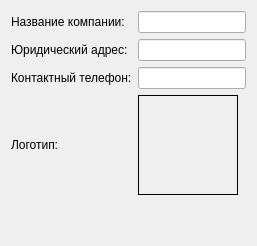
          <widget class="QWidget" name="tab_13">
           <attribute name="title">
            <string>Настройки</string>
           </attribute>
           <layout class="QGridLayout" name="gridLayout_36">
            <item row="1" column="1">
             <widget class="QLineEdit" name="lineEdit_16"/>
            </item>
            <item row="0" column="0">
             <widget class="QLabel" name="label_28">
              <property name="text">
               <string>Название компании:</string>
              </property>
             </widget>
            </item>
            <item row="0" column="1">
             <widget class="QLineEdit" name="lineEdit_15"/>
            </item>
            <item row="3" column="0">
             <widget class="QLabel" name="label_31">
              <property name="text">
               <string>Логотип:</string>
              </property>
             </widget>
            </item>
            <item row="2" column="1">
             <widget class="QLineEdit" name="lineEdit_17"/>
            </item>
            <item row="2" column="0">
             <widget class="QLabel" name="label_30">
              <property name="text">
               <string>Контактный телефон:</string>
              </property>
             </widget>
            </item>
            <item row="3" column="1">
             <widget class="QLabel" name="label_32">
              <property name="minimumSize">
               <size>
                <width>0</width>
                <height>100</height>
               </size>
              </property>
              <property name="maximumSize">
               <size>
                <width>100</width>
                <height>100</height>
               </size>
              </property>
              <property name="frameShape">
               <enum>QFrame::Shape::Box</enum>
              </property>
              <property name="text">
               <string/>
              </property>
             </widget>
            </item>
            <item row="1" column="0">
             <widget class="QLabel" name="label_29">
              <property name="text">
               <string>Юридический адрес:</string>
              </property>
             </widget>
            </item>
            <item row="4" column="1">
             <spacer name="verticalSpacer_4">
              <property name="orientation">
               <enum>Qt::Orientation::Vertical</enum>
              </property>
              <property name="sizeHint" stdset="0">
               <size>
                <width>20</width>
                <height>40</height>
               </size>
              </property>
             </spacer>
            </item>
           </layout>
          </widget>
